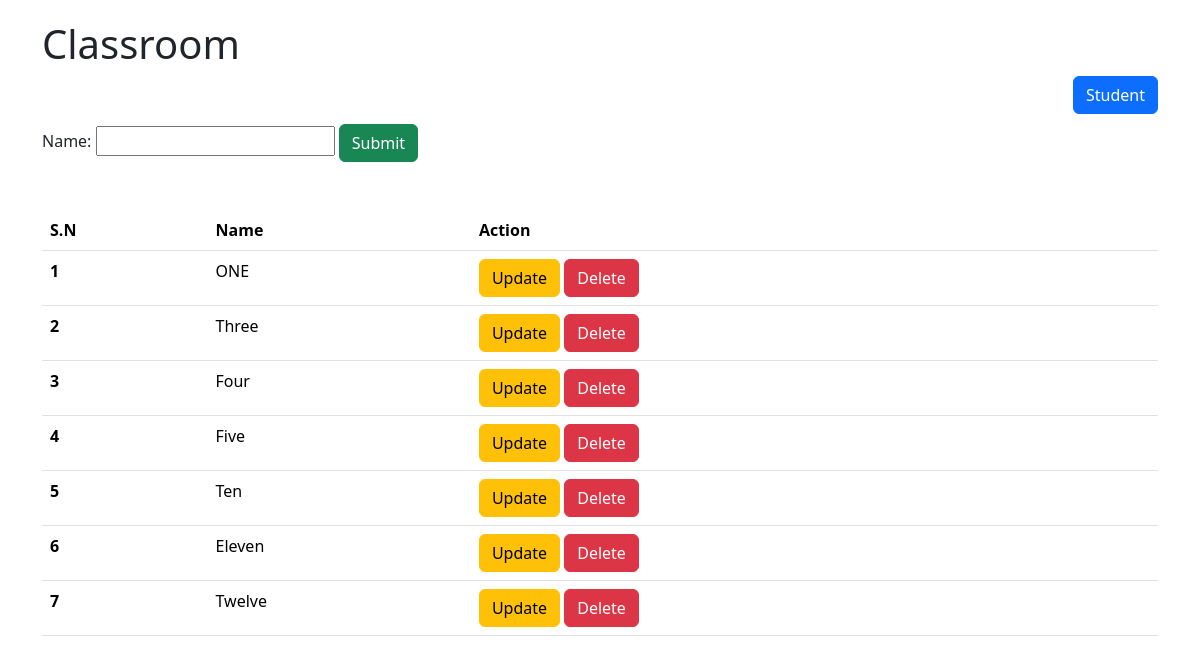
/cb/classroom/, run on an earlier commit of the app's database.
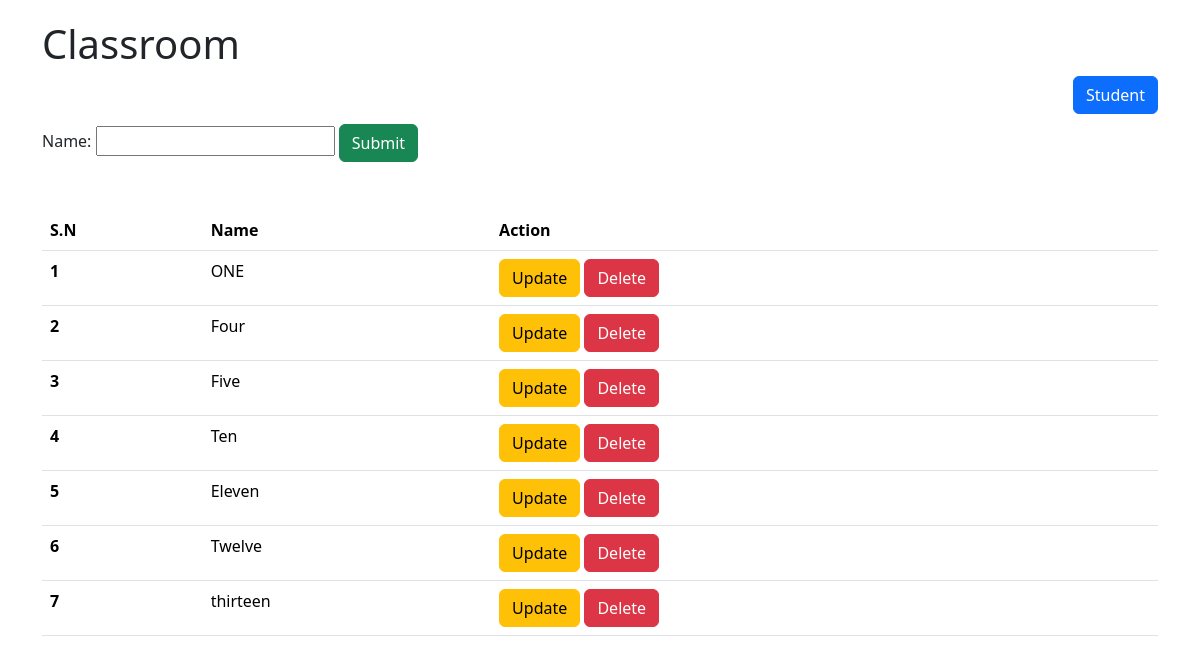
And on a later commit of the database.
### crud/models.py (models this page shows, shortened)
class ClassRoom(models.Model):
    name = models.CharField(max_length=20, unique=True)

### classbased/views.py (the view)
# urls.py: path("classroom/", ClassRoomAPIView.as_view()),
def classroom(request):
    if request.method == "POST":
        form = ClassRoomForm(request.POST)  # Validation Runs here
        if form.is_valid():  # checks whether submitted form valid or not
            name = form.cleaned_data.get("name")
            ClassRoom.objects.create(name=name)
        return redirect("cb_classroom")
    form = ClassRoomForm()
    classrooms = ClassRoom.objects.all()
    return render(request, template_name='classbased/classroom.html',
                  context={"title": "Classroom", "classrooms": classrooms,
                           "form": form})

### classbased/forms.py
class ClassRoomForm(forms.Form):
    name = forms.CharField(max_length=20)

### classbased/templates/classbased/classroom.html (shortened to what this page needs)
{% extends 'crud/base.html' %}
{% block content %}
    <h1>{{ title }}</h1>
    <a href="{% url 'crud_student' %}" style="float: right" class="btn btn-primary">Student</a>
    <br><br>
    <form method="post" action="{% url 'cb_model_classroom' %}">
        {{ form }}
        <button type="submit" class="btn btn-success">Submit</button>
    </form><br><br>
    <table class="table">
        <thead>
        <tr>
            <th scope="col">S.N</th>
            <th scope="col">Name</th>
            <th scope="col">Action</th>
        </tr>
        </thead>
        <tbody>
        {% for classroom in classrooms %}
            <tr>
                <th scope="row">{{ forloop.counter }}</th>
                <td>{{ classroom.name }}</td>
                <td>
                    <a class="btn btn-warning" href="{% url 'classroom_update' classroom.id %}">Update</a>
                    <a class="btn btn-danger" href="{% url 'classroom_delete' classroom.id %}">Delete</a>
                </td>
            </tr>
        {% endfor %}
        </tbody>
    </table>
{% endblock %}

What changed in the data, as far as the page shows it:
removed ClassRoom: name "Three"
added ClassRoom: name "thirteen"
